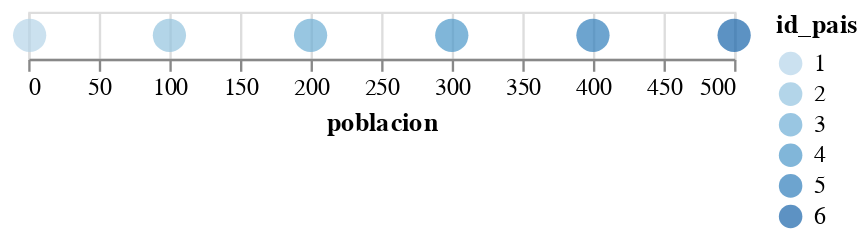

Notebook source saved alongside this figure:
### Markdown cell above
## Otras características básicas
### Tipos de datos
¿Qué pasa si cambiamos el tipo de dato?. Altair maneja los siguientes tipos de datos:

* Cuantitativo (Q)

* Ordinal (O)

* Nominal (N)

* Temporal (T)

### Code cell
# cambio de tipo de dato a Ordinal
chart2 = alt.Chart(data).mark_circle(size=200).encode(
    x = 'poblacion:Q',
    color = 'id_pais:O')
chart2

### Figure 1 — Vega-Lite specification as saved in the notebook (floating-point values rounded to 4 significant figures)
{"config": {"view": {"continuousWidth": 300, "continuousHeight": 300}}, "data": {"name": "data-096cbab8c11f8c43bdd8f345bf9badab"}, "mark": {"type": "circle", "size": 200}, "encoding": {"color": {"field": "id_pais", "type": "ordinal"}, "x": {"field": "poblacion", "type": "quantitative"}}, "$schema": "https://vega.github.io/schema/vega-lite/v5.8.0.json", "datasets": {"data-096cbab8c11f8c43bdd8f345bf9badab": [{"id_pais": 1, "poblacion": 1, "ingreso": 50}, {"id_pais": 2, "poblacion": 100, "ingreso": 50}, {"id_pais": 3, "poblacion": 200, "ingreso": 200}, {"id_pais": 4, "poblacion": 300, "ingreso": 300}, {"id_pais": 5, "poblacion": 400, "ingreso": 300}, {"id_pais": 6, "poblacion": 500, "ingreso": 450}]}}
